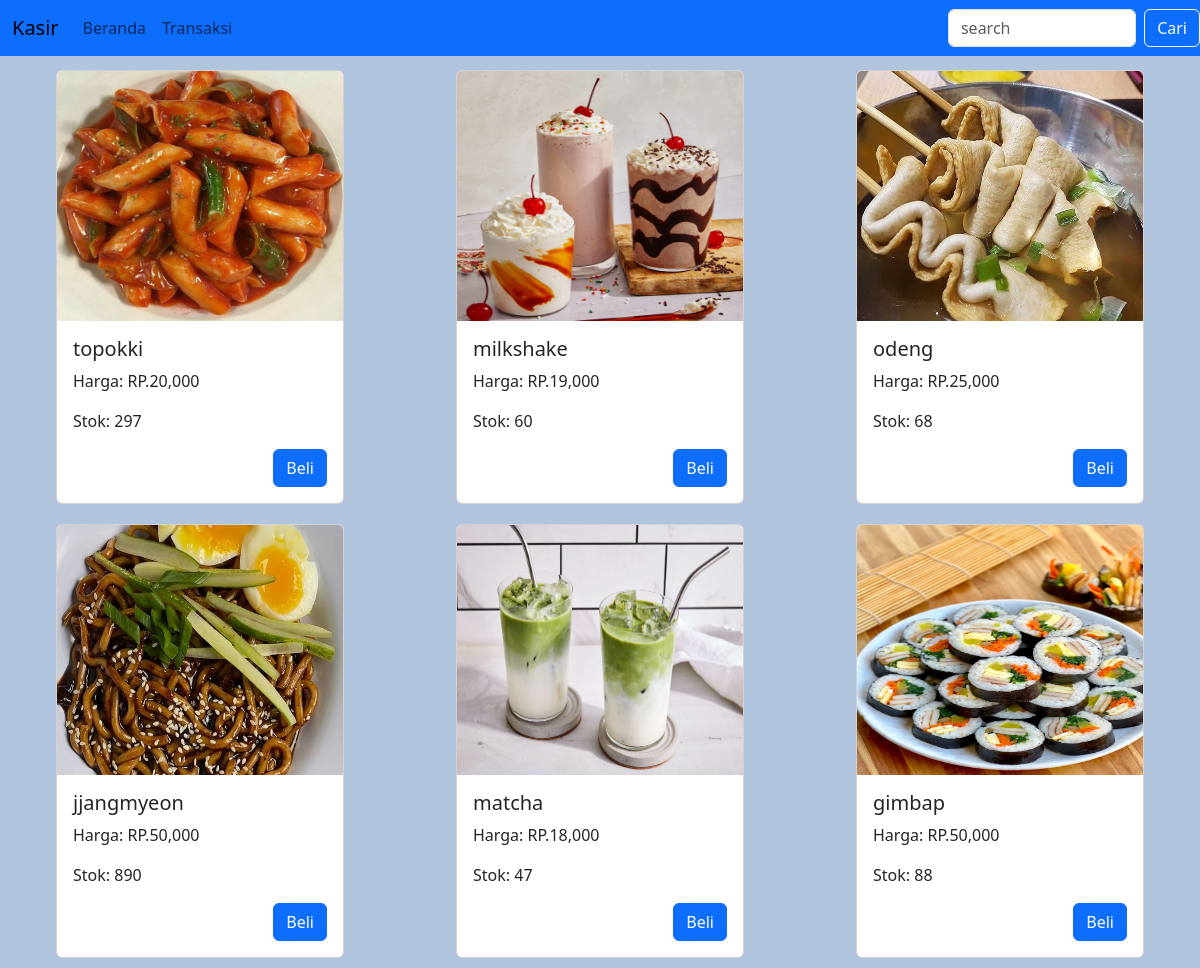
The page / on the database its author committed.
### tables this page shows
CREATE TABLE `produk` (
  `produk_id` int(11) NOT NULL,
  `nama_produk` varchar(255) NOT NULL,
  `harga` decimal(10,2) NOT NULL,
  `stok` int(11) NOT NULL,
  `foto` varchar(255) DEFAULT NULL,
  `Terjual` int(11) NOT NULL
);

### index.php (the view, shortened to what this page needs)
<?php
include("conn/koneksi.php");
include("header.php");
?>
<body>
<body style ="background-color: lightsteelblue">
    <nav class="navbar navbar-expand-lg navbar-primary bg-primary fixed-top">
        <div class="container-fluid">
            <a class="navbar-brand" href="#">Kasir</a>
            <div class="navbar-collapse">
                <ul class="navbar-nav">
                    <li class="nav-item">
                        <a class="nav-link" href="index.php">Beranda</a>
                    </li>
                    <li class="nav-item">
                        <a class="nav-link" href="transaksi.php">Transaksi</a>
                    </li>
                </ul>
            </div>
        </div>
        <form class="d-flex" action="" method="POST">
                        <input class="form-control me-2" type="search" placeholder="search" aria-label="Search" name="search">
                        <button class="btn btn-outline-light" type="submit">Cari</button>
                    </form>
    </nav>
    <div class="main-content">
        <div class="card-container">
            <?php
            if(isset($_POST['search'])) {
                $search = $_POST['search'];
            $sql = $koneksi->query("SELECT * FROM produk WHERE nama_produk LIKE '%$search%'");
            while ($data= $sql->fetch_assoc()) { ?>
                <div class='card' style='width: 18rem; margin: 10px'>
                    <?php echo "<img class='card-img-top' src='foto/" .$data['foto'] . "' width='230' height='250'>"?>
                    <div class='card-body'>
                        <h5 class='card-title'><?php echo $data['nama_produk']?></h5>
                        <p class='card-text'>Harga: Rp.<?php echo number_format($data['harga']) ?></p>
                        <p class='card-text'>Stok: <?php echo $data['stok']?></p>
                        <a href='transaksi.php' class='btn btn-md btn-primary float-end'>Beli</a>
                    </div>
                </div>
                <?php
            }
            } else {
                $sql = $koneksi->query("SELECT * FROM produk ");
                while ($data= $sql->fetch_assoc()) {
            ?>
            <div class='card' style="width: 18rem; margin: 10px;">
            <?php echo "<img class='card-img-top' src='foto/" .$data['foto']."' width='230' height='250'>"; ?>
                    <div class='card-body'>
                        <h5 class='card-title'><?php echo $data['nama_produk']?></h5>
                        <p class='card-text'>Harga: RP.<?php echo number_format($data['harga']) ?></p>
                        <p class='card-text'>Stok: <?php echo $data['stok']?></p>
                        <a href='transaksi.php' class='btn btn-md btn-primary float-end'>Beli</a>
                    </div>
            </div>
            <?php
                }
            }
            ?>
        </div>
    </div>
</body>

### header.php (shortened to what this page needs)
<!DOCTYPE html>
<html lang="en">
<head>
  <link rel="stylesheet" href="bootstrap-5.3.2-dist/css/bootstrap.min.css">
</head>

### index.php (style rules this page uses)
.main-content { margin-top: 60px; }
.card-container { display: flex; flex-wrap: wrap; justify-content: space-around; }
.card { margin-bottom: 20px; }

### rows shown on the page
produk: foto (picture), nama_produk "topokki", harga "20,000", stok "297"
produk: foto (picture), nama_produk "milkshake", harga "19,000", stok "60"
produk: foto (picture), nama_produk "odeng", harga "25,000", stok "68"
produk: foto (picture), nama_produk "jjangmyeon", harga "50,000", stok "890"
produk: foto (picture), nama_produk "matcha", harga "18,000", stok "47"
produk: foto (picture), nama_produk "gimbap", harga "50,000", stok "88"
